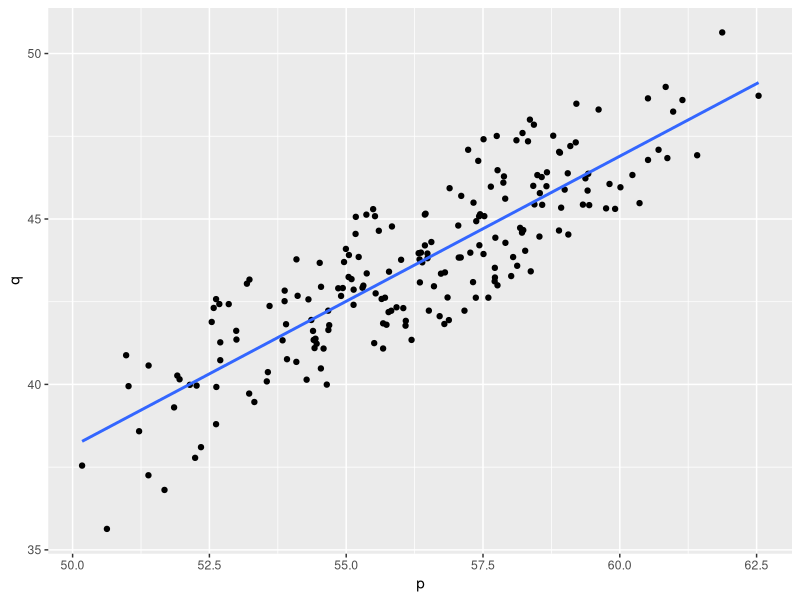

The R script that drew this image:
## ---- chunk 1
set.seed(123456)
a0 = 100 # average intercept of demand function
b = 1 # -b is the slope of the demand function
T = 200 # number of observations
sigma.eps = 5 # standard deviation of demand shock

# Draw T demand shocks
eps = round(rnorm(T,0,sigma.eps),2)

# Draw random costs
c = runif(T, 10, 15)

# Profit maximizing price
p = (a0+eps) / (2*b) + c / 2

# Demand at p
q = (a0+eps) - b * p

# Combine data into a data frame
dat = data.frame(t=1:T,p=p,q=q,c=c)

# Show first 3 rows
head(dat,3)
## ---- chunk 2

## ---- chunk 3
library(ggplot2)
ggplot(dat, aes(x=p, y=q)) + 
  geom_point()+
  geom_smooth(method=lm, se=FALSE)
## ---- chunk 4
summary(lm(q~p))
## ---- chunk 5
sim.data = function(T=200, a0=100, b=1, sigma.eps=5, cmin=10, cmax=15) {
  # Draw T demand shocks
  eps = rnorm(T,0,sigma.eps)
  
  # Draw random costs
  c = runif(T, cmin, cmax)
  
  # Profit maximizing price
  p = (a0+eps) / (2*b) + c / 2
  
  # Demand at p
  q = (a0+eps) - b * p
  
  # Combine data into a data frame
  dat = data.frame(t=1:T,p=p,q=q,c=c, eps=eps)
  dat
}
dat = sim.data(T=10000)
summary(lm(q~p, data=dat))
